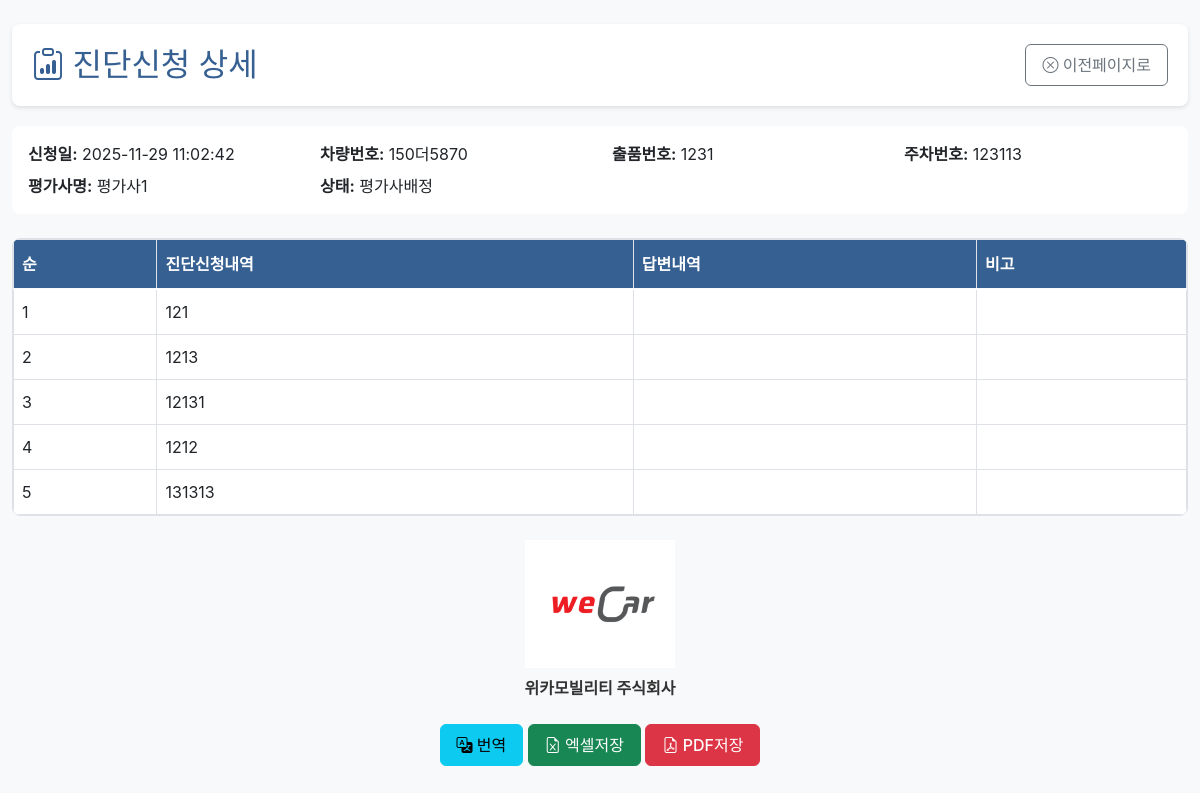
The app's page /admin/diagnosis/2 (signed in), older data.
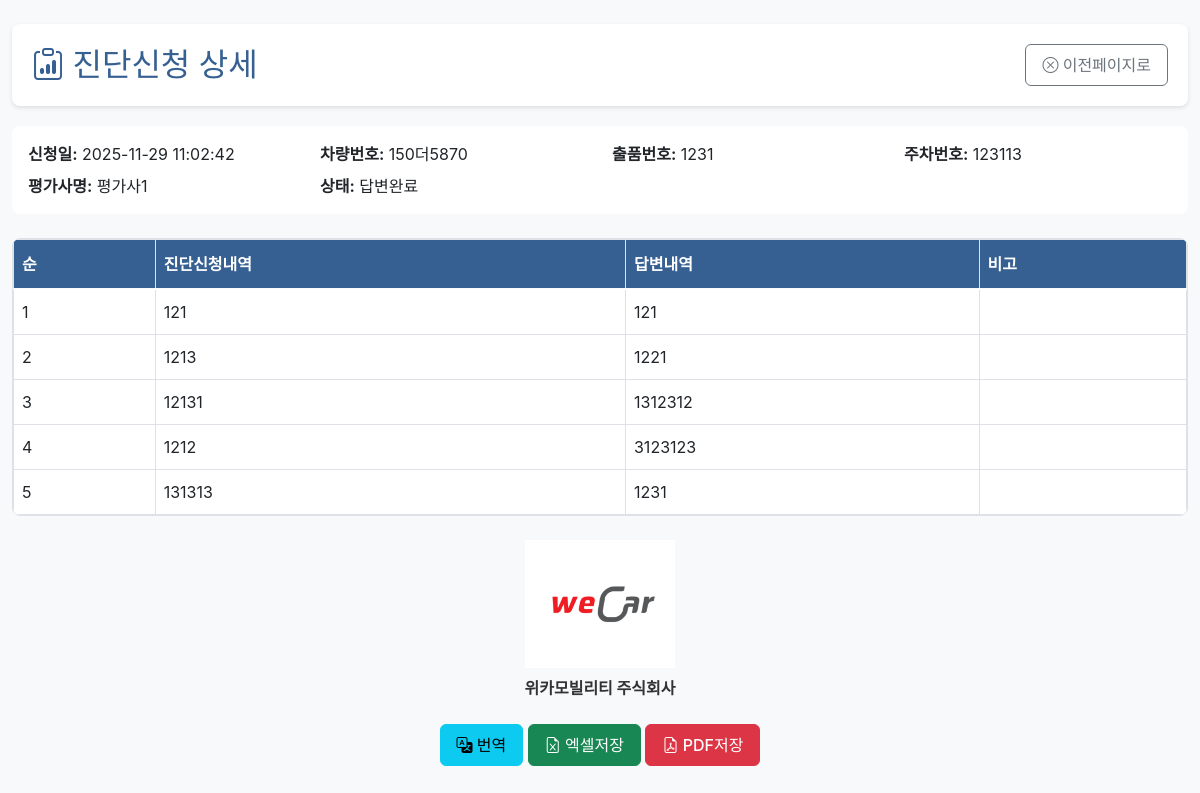
The same page, newer data.
### tables this page shows
CREATE TABLE diagnosis_requests (
            id INTEGER PRIMARY KEY AUTOINCREMENT,
            applicant_id INTEGER NOT NULL,
            request_date TEXT NOT NULL DEFAULT (datetime('now', 'localtime')),
            vehicle_number TEXT,
            lot_number TEXT,
            parking_number TEXT,
            status TEXT NOT NULL DEFAULT '신청',
            evaluator_id INTEGER,
            evaluator_name TEXT,
            answer_date TEXT,
            confirmed_at TEXT,
            translated_summary TEXT,
            translated_at TEXT,
            sent_at TEXT,
            fee INTEGER DEFAULT 120000,
            FOREIGN KEY (applicant_id) REFERENCES users(id) ON DELETE CASCADE,
            FOREIGN KEY (evaluator_id) REFERENCES users(id) ON DELETE SET NULL
        );

CREATE TABLE diagnosis_request_items (
            id INTEGER PRIMARY KEY AUTOINCREMENT,
            diagnosis_id INTEGER NOT NULL,
            sequence INTEGER NOT NULL,
            content TEXT NOT NULL,
            created_at TEXT NOT NULL DEFAULT (datetime('now', 'localtime')),
            FOREIGN KEY (diagnosis_id) REFERENCES diagnosis_requests(id) ON DELETE CASCADE
        );

CREATE TABLE diagnosis_response_details (
            id INTEGER PRIMARY KEY AUTOINCREMENT,
            diagnosis_id INTEGER NOT NULL,
            responder_id INTEGER NOT NULL,
            sequence INTEGER NOT NULL,
            content TEXT NOT NULL,
            note TEXT,
            created_at TEXT NOT NULL DEFAULT (datetime('now', 'localtime')),
            updated_at TEXT NOT NULL DEFAULT (datetime('now', 'localtime')),
            UNIQUE(diagnosis_id, sequence),
            FOREIGN KEY (diagnosis_id) REFERENCES diagnosis_requests(id) ON DELETE CASCADE,
            FOREIGN KEY (responder_id) REFERENCES users(id) ON DELETE CASCADE
        );

### app.py (the view)
@app.route("/admin/diagnosis/<int:diagnosis_id>")
@login_required
@role_required("관리자")
def admin_diagnosis_details(diagnosis_id: int):
    diagnosis = _fetch_diagnosis(diagnosis_id)
    if not diagnosis:
        abort(404)
    details = _fetch_request_details(diagnosis_id)
    responses = _fetch_response_details(diagnosis_id)
    return render_template(
        "admin/diagnosis_details.html",
        diagnosis=diagnosis,
        request_details=details,
        response_details=responses,
    )

### app.py (called while the page is built)
def get_db() -> sqlite3.Connection:
    if "db" not in g:
        conn = sqlite3.connect(DB_PATH)
        conn.row_factory = sqlite3.Row
        g.db = conn
    return g.db

def login_required(func):
    from functools import wraps
    @wraps(func)
    def wrapper(*args, **kwargs):
        if "user_id" not in session:
            return redirect(url_for("login"))
        return func(*args, **kwargs)
    return wrapper

def role_required(*roles):
    from functools import wraps
    def decorator(func):
        @wraps(func)
        def wrapper(*args, **kwargs):
            if "user_type" not in session or session["user_type"] not in roles:
                abort(403)
            return func(*args, **kwargs)
        return wrapper
    return decorator

def _fetch_diagnosis(diagnosis_id: int) -> Optional[sqlite3.Row]:
    db = get_db()
    return db.execute(
        """
        SELECT dr.*, applicant.name AS applicant_name, evaluator.name AS evaluator_name
        FROM diagnosis_requests dr
        JOIN users AS applicant ON applicant.id = dr.applicant_id
        LEFT JOIN users AS evaluator ON evaluator.id = dr.evaluator_id
        WHERE dr.id = ?
        """,
        (diagnosis_id,),
    ).fetchone()

def _fetch_request_details(diagnosis_id: int) -> List[sqlite3.Row]:
    db = get_db()
    return db.execute(
        """
        SELECT * FROM diagnosis_request_items
        WHERE diagnosis_id = ?
        ORDER BY sequence ASC
        LIMIT 5
        """,
        (diagnosis_id,),
    ).fetchall()

def _fetch_response_details(diagnosis_id: int) -> List[sqlite3.Row]:
    db = get_db()
    return db.execute(
        """
        SELECT d.*, u.name AS responder_name
        FROM diagnosis_response_details d
        JOIN users u ON u.id = d.responder_id
        WHERE d.diagnosis_id = ?
        ORDER BY sequence ASC
        """,
        (diagnosis_id,),
    ).fetchall()

### templates/admin/diagnosis_details.html (shortened to what this page needs)
{% extends "base.html" %}
{% block content %}
<div class="container-fluid py-4">
    <div class="page-header">
        <div class="d-flex justify-content-between align-items-center">
            <h2><i class="bi bi-clipboard-data"></i> 진단신청 상세</h2>
            <button onclick="window.close()" class="btn btn-outline-secondary">
                <i class="bi bi-x-circle"></i> 이전페이지로
            </button>
        </div>
    </div>
    <div class="card mb-4">
        <div class="card-body">
            <div class="row">
                <div class="col-md-3"><strong>신청일:</strong> {{ diagnosis.request_date }}</div>
                <div class="col-md-3"><strong>차량번호:</strong> {{ diagnosis.vehicle_number or '' }}</div>
                <div class="col-md-3"><strong>출품번호:</strong> {{ diagnosis.lot_number or '' }}</div>
                <div class="col-md-3"><strong>주차번호:</strong> {{ diagnosis.parking_number or '' }}</div>
            </div>
            <div class="row mt-2">
                <div class="col-md-3"><strong>평가사명:</strong> {{ diagnosis.evaluator_name or '' }}</div>
                <div class="col-md-3"><strong>상태:</strong> {{ diagnosis.status }}</div>
            </div>
        </div>
    </div>
    <div class="table-wrapper">
        <table class="table table-bordered">
            <thead class="table-fixed-header">
                <tr>
                    <th>순</th>
                    <th>진단신청내역</th>
                    <th>답변내역</th>
                    <th>비고</th>
                </tr>
            </thead>
            <tbody>
                {% for detail in request_details %}
                {% set resp = response_details|selectattr('sequence', 'equalto', detail.sequence)|first %}
                <tr>
                    <td>{{ detail.sequence }}</td>
                    <td>{{ detail.content }}</td>
                    <td>{{ resp.content if resp else '' }}</td>
                    <td>{{ resp.note if resp else '' }}</td>
                </tr>
                {% endfor %}
            </tbody>
        </table>
    </div>
    <div class="text-center mt-4 mb-4">
        <img src="{{ url_for('static', filename='images/lpgo.png') }}" alt="위카 로고" style="max-width: 150px;">
        <p class="mt-2"><strong>위카모빌리티 주식회사</strong></p>
    </div>
    <div class="text-center">
        <a href="{{ url_for('admin_diagnosis_translate', diagnosis_id=diagnosis.id) }}" class="btn btn-info">
            <i class="bi bi-translate"></i> 번역
        </a>
        <a href="{{ url_for('admin_diagnosis_detail_export', diagnosis_id=diagnosis.id, fmt='xlsx') }}" class="btn btn-success">
            <i class="bi bi-file-earmark-excel"></i> 엑셀저장
        </a>
        <a href="{{ url_for('admin_diagnosis_detail_export', diagnosis_id=diagnosis.id, fmt='pdf') }}" class="btn btn-danger">
            <i class="bi bi-file-earmark-pdf"></i> PDF저장
        </a>
    </div>
</div>
{% endblock %}

### templates/base.html (shortened to what this page needs)
<!DOCTYPE html>
<html lang="ko">
<head>
    <link href="https://cdn.jsdelivr.net/npm/bootstrap@5.3.0/dist/css/bootstrap.min.css" rel="stylesheet">
    <link rel="stylesheet" href="https://cdn.jsdelivr.net/npm/bootstrap-icons@1.11.0/font/bootstrap-icons.css">
    <link rel="stylesheet" href="{{ url_for('static', filename='css/style.css') }}">
</head>
<body>
    {% block content %}{% endblock %}
</body>
</html>

### static/css/style.css (style rules this page uses)
:root { --primary-color: #366092; --secondary-color: #6c757d; --success-color: #28a745; --danger-color: #dc3545; --warning-color: #ffc107; --info-color: #17a2b8; --light-bg: #f8f9fa; --border-color: #dee2e6; }
body { font-family: 'Noto Sans KR', -apple-system, BlinkMacSystemFont, 'Segoe UI', Roboto, sans-serif; background-color: var(--light-bg); color: #333; }
.table-wrapper { position: relative; overflow-x: auto; border: 1px solid var(--border-color); border-radius: 8px; }
.table-fixed-header { position: sticky; top: 0; z-index: 10; background-color: var(--primary-color); color: white; }
.table-fixed-header th { background-color: var(--primary-color) !important; color: white !important; font-weight: 600; padding: 12px 8px; white-space: nowrap; border-bottom: 2px solid rgba(255,255,255,0.3); }
.table { margin-bottom: 0; width: 100%; min-width: 800px; }
.table td { padding: 10px 8px; vertical-align: middle; white-space: nowrap; }
.card { border: none; border-radius: 8px; transition: transform 0.2s, box-shadow 0.2s; }
.btn { border-radius: 6px; font-weight: 500; padding: 8px 16px; transition: all 0.2s; }
.page-header { background: white; padding: 20px; border-radius: 8px; margin-bottom: 20px; box-shadow: 0 2px 4px rgba(0,0,0,0.1); }
.page-header h2 { margin: 0; color: var(--primary-color); }

Row changes from the older to the newer data that the page shows:
changed diagnosis_requests "평가사1": status "평가사배정" → "답변완료"
added diagnosis_response_details: content "121"
added diagnosis_response_details: content "1221"
added diagnosis_response_details: content "1312312"
added diagnosis_response_details: content "3123123"
added diagnosis_response_details: content "1231"
